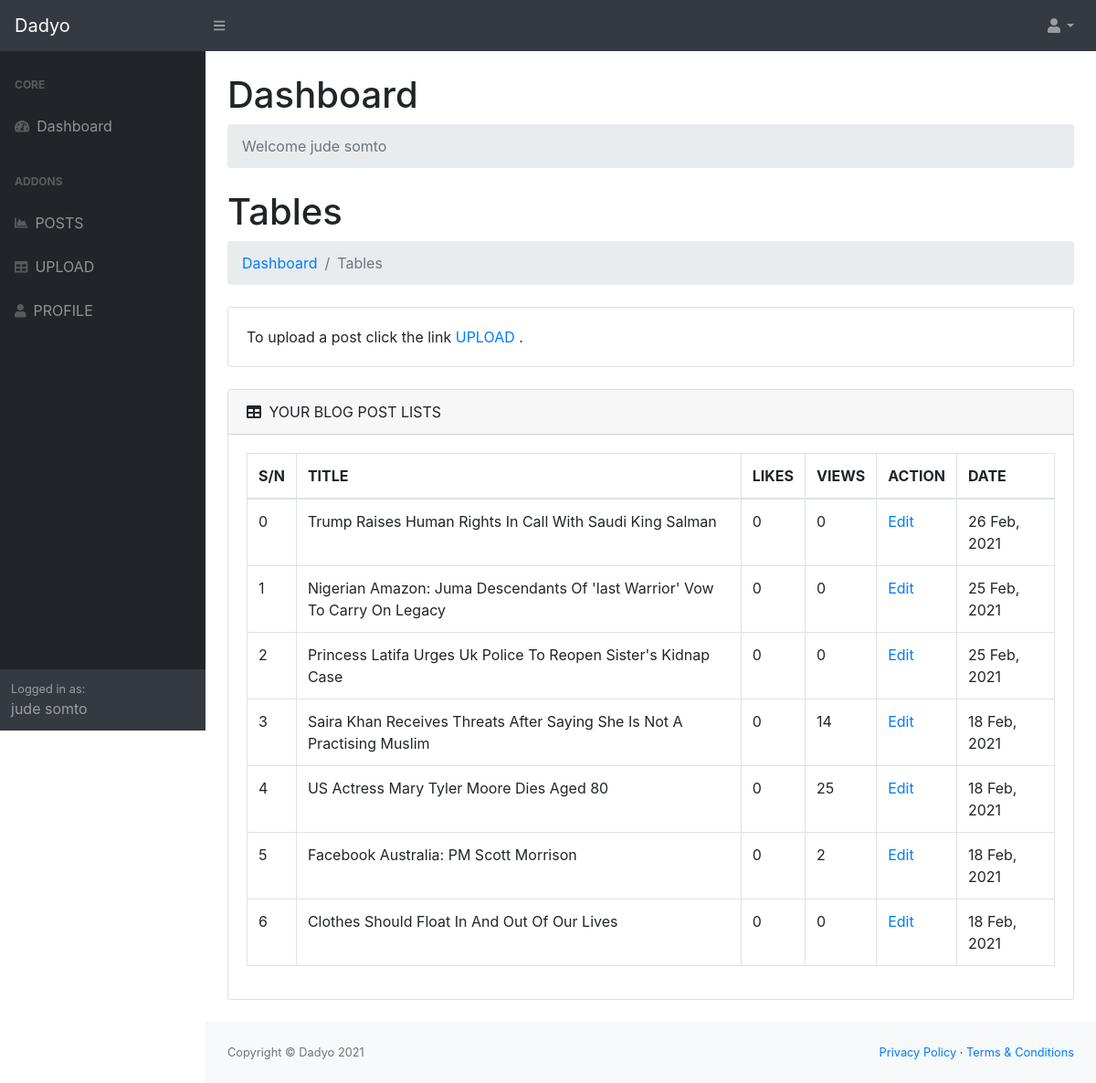
Screenshot of /users/index.php (signed in) with the database file from the repository.
### tables this page shows
CREATE TABLE `article` (
  `id` int(11) NOT NULL,
  `title` varchar(200) NOT NULL,
  `content` text NOT NULL,
  `category_id` int(11) NOT NULL DEFAULT 0,
  `image` varchar(200) NOT NULL,
  `likes` int(11) NOT NULL DEFAULT 0,
  `views` int(11) NOT NULL DEFAULT 0,
  `user_id` int(11) NOT NULL,
  `published_status` int(11) NOT NULL DEFAULT 1,
  `created_at` timestamp NOT NULL DEFAULT current_timestamp(),
  `updated_at` timestamp NOT NULL DEFAULT current_timestamp()
);

### controllers/functions.php (called while the page is built, shortened)
<?php
function selectMultipleData($tableName,$colums = "*", $where = "",$orderBy = "",$order = "DESC",$limit = ''){
  global $conn;
  $where = !empty($where) ? " WHERE ".$where : $where;
  $orderBy = !empty($orderBy) ? " ORDER BY ".$orderBy." $order" : $orderBy;
  $sql = "SELECT $colums FROM $tableName $where  $orderBy $limit";
  $result = $conn->query($sql);
  if($result->num_rows > 0){
    $data = [];
    while($row = $result->fetch_assoc()){
      $data[] = (object) $row;
    }
    return $data;
  }else{
    return [];
  }
}

### users/index.php (the view, shortened to what this page needs)
<?php
require_once "../DB.php";
require_once "../controllers/functions.php";
$posts = selectMultipleData("article","*","","created_at","DESC");
?>
<!DOCTYPE html>
<html lang="en">
    <head>
        <?php require_once "includes/css.php"; ?>
    </head>
    <body class="sb-nav-fixed">
    <?php require_once "includes/top-bar.php"; ?>
        <div id="layoutSidenav">
        <?php require_once "includes/side-bar.php"; ?>
            <div id="layoutSidenav_content">
                <main>
                    <div class="container-fluid">
                        <h1 class="mt-4">Dashboard</h1>
                        <ol class="breadcrumb mb-4">
                            <li class="breadcrumb-item active">Welcome <?=$_SESSION["customer_firstname"]?> <?=$_SESSION["customer_lastname"]?></li>
                        </ol>
                    </div>
                    <div class="container-fluid">
                        <h1 class="mt-4">Tables</h1>
                        <ol class="breadcrumb mb-4">
                            <li class="breadcrumb-item"><a href="index.html">Dashboard</a></li>
                            <li class="breadcrumb-item active">Tables</li>
                        </ol>
                        <div class="card mb-4">
                            <div class="card-body">
                               To upload a post click the link
                                <a  href="<?=APP_PATH?>users/upload.php">UPLOAD</a>
                                .
                            </div>
                        </div>
                        <div class="card mb-4">
                            <div class="card-header">
                                <i class="fas fa-table mr-1"></i>
                                YOUR  BLOG POST LISTS
                            </div>
                            <div class="card-body">
                                <div class="table-responsive">
                                <?php if(!empty($posts)){ ?>
                                    <table class="table table-bordered" id="dataTable" width="100%" cellspacing="0">
                                        <thead>
                                            <tr>
                                                <th>S/N</th>
                                                <th>TITLE</th>
                                                <th>LIKES</th>
                                                <th>VIEWS</th>
                                                <th>ACTION</th>
                                                <th>DATE</th>
                                            </tr>
                                        </thead>
                                        <tbody>
                                        <?php foreach ($posts as $key => $value) {?>
                                            <tr>
                                                <td><?=$key?></td>
                                                <td><?=ucwords($value->title)?></td>
                                                <td><?=$value->likes?></td>
                                                <td><?=$value->views?></td>
                                                <td><a href="<?=APP_PATH?>users/edit-post.php?id=<?=$value->id?>">Edit</a></td>
                                                <td><?=date("d M, Y",strtotime($value->created_at))?></td>
                                            </tr>
                                         <?php   } ?>
                                       </tbody>
                                    </table>
                                <?php }?>
                                </div>
                            </div>
                        </div>
                    </div>
                </main>
                <?php require_once "includes/footer.php"; ?>
            </div>
        </div>
    </body>
</html>

### rows the page displays
article: key "0", title "Trump Raises Human Rights In Call With Saudi King Salman", likes "0", views "0", created_at "26 Feb, 2021"
article: key "1", title "Nigerian Amazon: Juma Descendants Of 'last Warrior' Vow To Carry On Legacy", likes "0", views "0", created_at "25 Feb, 2021"
article: key "2", title "Princess Latifa Urges Uk Police To Reopen Sister's Kidnap Case", likes "0", views "0", created_at "25 Feb, 2021"
article: key "3", title "Saira Khan Receives Threats After Saying She Is Not A Practising Muslim", likes "0", views "14", created_at "18 Feb, 2021"
article: key "4", title "US Actress Mary Tyler Moore Dies Aged 80", likes "0", views "25", created_at "18 Feb, 2021"
article: key "5", title "Facebook Australia: PM Scott Morrison", likes "0", views "2", created_at "18 Feb, 2021"
article: key "6", title "Clothes Should Float In And Out Of Our Lives", likes "0", views "0", created_at "18 Feb, 2021"

### other values shown
APP_NAME "Dadyo"
$_SESSION["customer_firstname"] "jude"
$_SESSION["customer_lastname"] "somto"
